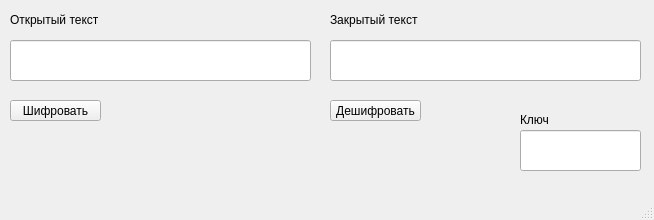
<?xml version="1.0" encoding="UTF-8"?>
<ui version="4.0">
 <class>MainWindow</class>
 <widget class="QMainWindow" name="MainWindow">
  <property name="geometry">
   <rect>
    <x>0</x>
    <y>0</y>
    <width>654</width>
    <height>220</height>
   </rect>
  </property>
  <property name="windowTitle">
   <string>MainWindow</string>
  </property>
  <widget class="QWidget" name="centralwidget">
   <widget class="QPushButton" name="pushButton">
    <property name="geometry">
     <rect>
      <x>10</x>
      <y>100</y>
      <width>91</width>
      <height>21</height>
     </rect>
    </property>
    <property name="text">
     <string>Шифровать</string>
    </property>
   </widget>
   <widget class="QPushButton" name="pushButton_2">
    <property name="geometry">
     <rect>
      <x>330</x>
      <y>100</y>
      <width>91</width>
      <height>21</height>
     </rect>
    </property>
    <property name="text">
     <string>Дешифровать</string>
    </property>
   </widget>
   <widget class="QLineEdit" name="keyline">
    <property name="geometry">
     <rect>
      <x>520</x>
      <y>130</y>
      <width>121</width>
      <height>41</height>
     </rect>
    </property>
   </widget>
   <widget class="QLabel" name="label">
    <property name="geometry">
     <rect>
      <x>520</x>
      <y>110</y>
      <width>121</width>
      <height>20</height>
     </rect>
    </property>
    <property name="text">
     <string>Ключ</string>
    </property>
   </widget>
   <widget class="QLineEdit" name="textedit">
    <property name="geometry">
     <rect>
      <x>10</x>
      <y>40</y>
      <width>301</width>
      <height>41</height>
     </rect>
    </property>
   </widget>
   <widget class="QLabel" name="label_2">
    <property name="geometry">
     <rect>
      <x>10</x>
      <y>10</y>
      <width>121</width>
      <height>20</height>
     </rect>
    </property>
    <property name="text">
     <string>Открытый текст</string>
    </property>
   </widget>
   <widget class="QLineEdit" name="textedit_2">
    <property name="geometry">
     <rect>
      <x>330</x>
      <y>40</y>
      <width>311</width>
      <height>41</height>
     </rect>
    </property>
   </widget>
   <widget class="QLabel" name="label_3">
    <property name="geometry">
     <rect>
      <x>330</x>
      <y>10</y>
      <width>121</width>
      <height>20</height>
     </rect>
    </property>
    <property name="text">
     <string>Закрытый текст</string>
    </property>
   </widget>
  </widget>
  <widget class="QMenuBar" name="menubar">
   <property name="geometry">
    <rect>
     <x>0</x>
     <y>0</y>
     <width>654</width>
     <height>20</height>
    </rect>
   </property>
  </widget>
  <widget class="QStatusBar" name="statusbar"/>
 </widget>
 <resources/>
 <connections/>
</ui>
